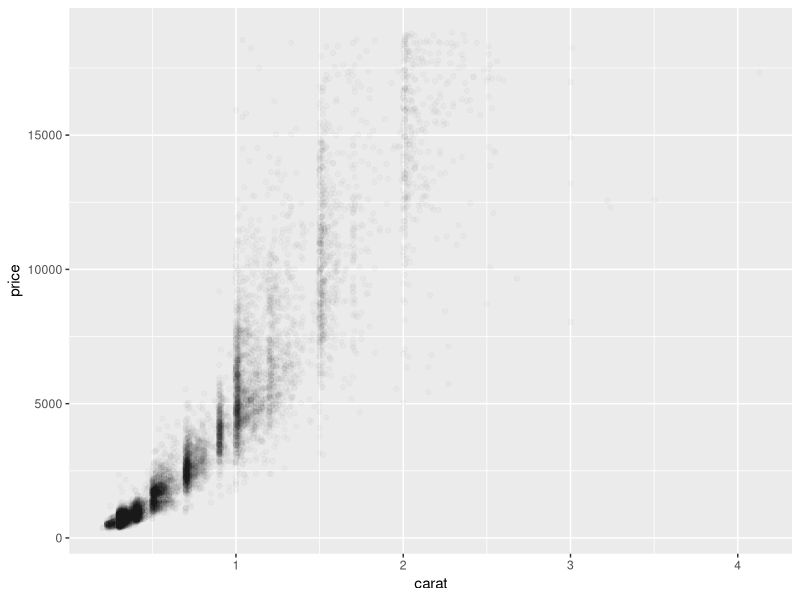
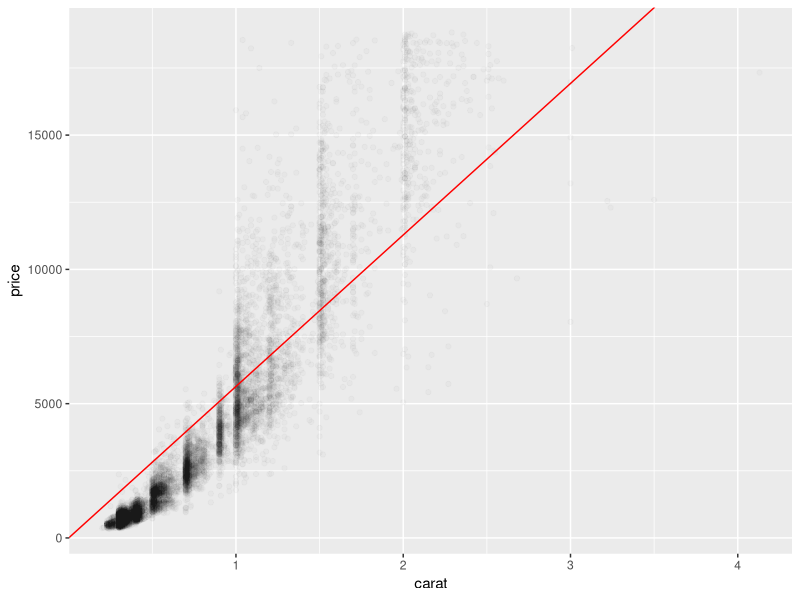

Write the R code that produced these figures, in order.
#' Author: Ted Kwartler
#' Date: 7-4-2018
#' Purpose: Build a regression model
#' 

# libs
library(ggplot2)
library(dplyr)

# Data
data('diamonds') # No Working Directory needed, ggplot come with the diamonds data
set.seed(1234)

# This is a simple down-sample, not a partitioning schema.  
# There is a difference because you could resample and get the same rows. 
# When you partition you want to ensure no overlap of records.
sampDiamonds <- sample_n(diamonds, 10000)

# EDA
summary(sampDiamonds)

# Remember this?
p <- ggplot(sampDiamonds, aes(carat, price)) +geom_point(alpha=0.02)
p

# Since we see a relationship let's make a linear model to predict prices
fit <- lm(price ~ carat + 0, sampDiamonds)
fit

# Get a coefficient (beta) for our 1 variable
xVar <- coefficients(fit)

# Add out model predictions
p <- p + geom_abline(intercept =  0, 
                     slope     = xVar,
                     color     ='red')
p

# End
